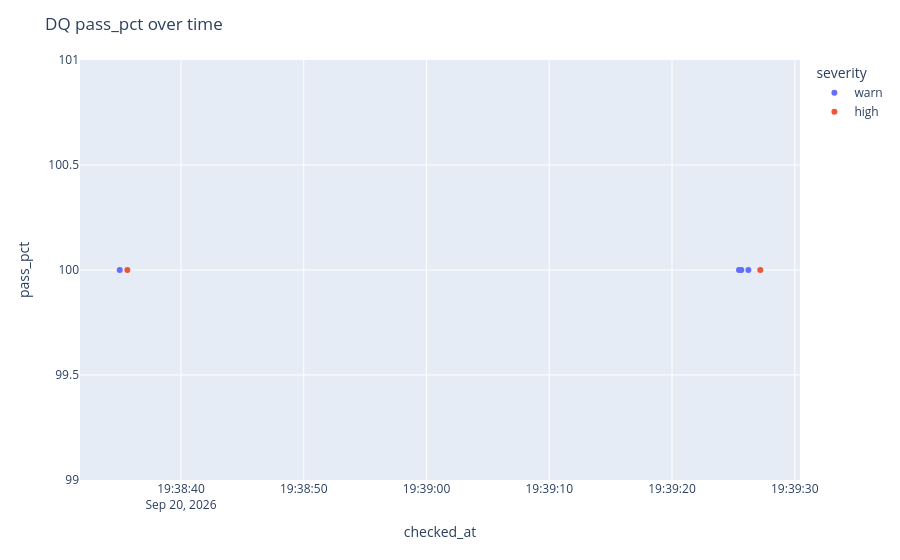

Notebook source saved alongside this figure:
### Code cell
# chart: dq pass_pct trend
import plotly.express as px, pandas as pd
from sqlalchemy import create_engine, text
eng=create_engine(f"postgresql+psycopg2://{user}:{pw}@{host}:{port}/{db}")
df = pd.read_sql(text("SELECT checked_at, pass_pct, severity FROM ops.dq_results ORDER BY checked_at"), eng)
if not df.empty:
    fig = px.scatter(df, x="checked_at", y="pass_pct", color="severity")
    fig.update_layout(title="DQ pass_pct over time")
    fig.show()
else:
    print("no dq_results yet")

### Figure 1 — Plotly figure (JSON) as saved in the notebook; plotly's stock layout.template omitted (floating-point values rounded to 4 significant figures)
{"data": [{"hovertemplate": "severity=warn<br>checked_at=%{x}<br>pass_pct=%{y}<extra></extra>", "legendgroup": "warn", "marker": {"color": "#636efa", "symbol": "circle"}, "mode": "markers", "name": "warn", "orientation": "v", "showlegend": true, "type": "scatter", "x": ["2026-09-20T19:38:35.012008", "2026-09-20T19:39:25.459303", "2026-09-20T19:39:25.644699", "2026-09-20T19:39:26.220619"], "xaxis": "x", "y": [100.0, 100.0, 100.0, 100.0], "yaxis": "y"}, {"hovertemplate": "severity=high<br>checked_at=%{x}<br>pass_pct=%{y}<extra></extra>", "legendgroup": "high", "marker": {"color": "#EF553B", "symbol": "circle"}, "mode": "markers", "name": "high", "orientation": "v", "showlegend": true, "type": "scatter", "x": ["2026-09-20T19:38:35.632667", "2026-09-20T19:39:27.189279"], "xaxis": "x", "y": [100.0, 100.0], "yaxis": "y"}], "layout": {"legend": {"title": {"text": "severity"}, "tracegroupgap": 0}, "margin": {"t": 60}, "title": {"text": "DQ pass_pct over time"}, "xaxis": {"anchor": "y", "domain": [0.0, 1.0], "title": {"text": "checked_at"}}, "yaxis": {"anchor": "x", "domain": [0.0, 1.0], "title": {"text": "pass_pct"}}}}
